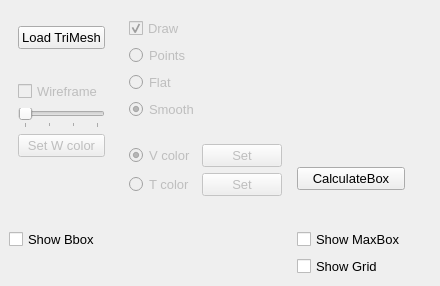
<?xml version="1.0" encoding="UTF-8"?>
<ui version="4.0">
 <class>Trimesh_manager</class>
 <widget class="QDockWidget" name="Trimesh_manager">
  <property name="geometry">
   <rect>
    <x>0</x>
    <y>0</y>
    <width>440</width>
    <height>286</height>
   </rect>
  </property>
  <property name="minimumSize">
   <size>
    <width>440</width>
    <height>286</height>
   </size>
  </property>
  <property name="maximumSize">
   <size>
    <width>524287</width>
    <height>286</height>
   </size>
  </property>
  <property name="font">
   <font>
    <pointsize>10</pointsize>
   </font>
  </property>
  <property name="windowTitle">
   <string>Triangle Mesh</string>
  </property>
  <widget class="QWidget" name="dockWidgetContents">
   <layout class="QGridLayout" name="gridLayout">
    <item row="0" column="6" rowspan="5">
     <spacer name="horizontalSpacer_2">
      <property name="orientation">
       <enum>Qt::Horizontal</enum>
      </property>
      <property name="sizeHint" stdset="0">
       <size>
        <width>40</width>
        <height>20</height>
       </size>
      </property>
     </spacer>
    </item>
    <item row="0" column="3">
     <widget class="QFrame" name="verticalFrame">
      <layout class="QVBoxLayout" name="verticalLayout_2">
       <item>
        <widget class="QPushButton" name="butLoadTrimesh">
         <property name="font">
          <font>
           <pointsize>10</pointsize>
          </font>
         </property>
         <property name="text">
          <string>Load TriMesh</string>
         </property>
        </widget>
       </item>
      </layout>
     </widget>
    </item>
    <item row="3" column="3">
     <widget class="QCheckBox" name="cbShowBBox">
      <property name="text">
       <string>Show Bbox</string>
      </property>
     </widget>
    </item>
    <item row="3" column="5">
     <widget class="QCheckBox" name="cbShowMaxBox">
      <property name="text">
       <string>Show MaxBox</string>
      </property>
     </widget>
    </item>
    <item row="4" column="5">
     <widget class="QCheckBox" name="cbShowGrid">
      <property name="text">
       <string>Show Grid</string>
      </property>
     </widget>
    </item>
    <item row="2" column="5">
     <widget class="QPushButton" name="butCalculateBox">
      <property name="text">
       <string>CalculateBox</string>
      </property>
     </widget>
    </item>
    <item row="1" column="3" rowspan="2">
     <widget class="QFrame" name="frame_3">
      <property name="frameShape">
       <enum>QFrame::NoFrame</enum>
      </property>
      <property name="frameShadow">
       <enum>QFrame::Raised</enum>
      </property>
      <layout class="QVBoxLayout" name="verticalLayout_3">
       <item>
        <widget class="QCheckBox" name="cbWireframe">
         <property name="enabled">
          <bool>false</bool>
         </property>
         <property name="text">
          <string>Wireframe</string>
         </property>
        </widget>
       </item>
       <item>
        <widget class="QSlider" name="hsWireframeWidth">
         <property name="enabled">
          <bool>false</bool>
         </property>
         <property name="minimum">
          <number>1</number>
         </property>
         <property name="maximum">
          <number>4</number>
         </property>
         <property name="tracking">
          <bool>false</bool>
         </property>
         <property name="orientation">
          <enum>Qt::Horizontal</enum>
         </property>
         <property name="tickPosition">
          <enum>QSlider::TicksBelow</enum>
         </property>
         <property name="tickInterval">
          <number>1</number>
         </property>
        </widget>
       </item>
       <item>
        <widget class="QPushButton" name="butSetWireframeColor">
         <property name="enabled">
          <bool>false</bool>
         </property>
         <property name="font">
          <font>
           <pointsize>10</pointsize>
          </font>
         </property>
         <property name="text">
          <string>Set W color</string>
         </property>
        </widget>
       </item>
       <item>
        <spacer name="verticalSpacer">
         <property name="orientation">
          <enum>Qt::Vertical</enum>
         </property>
         <property name="sizeHint" stdset="0">
          <size>
           <width>20</width>
           <height>40</height>
          </size>
         </property>
        </spacer>
       </item>
       <item>
        <spacer name="verticalSpacer_2">
         <property name="orientation">
          <enum>Qt::Vertical</enum>
         </property>
         <property name="sizeHint" stdset="0">
          <size>
           <width>20</width>
           <height>40</height>
          </size>
         </property>
        </spacer>
       </item>
      </layout>
     </widget>
    </item>
    <item row="2" column="4">
     <widget class="QFrame" name="frame_2">
      <layout class="QGridLayout" name="gridLayout_2">
       <item row="4" column="0" colspan="2">
        <spacer name="verticalSpacer_3">
         <property name="orientation">
          <enum>Qt::Vertical</enum>
         </property>
         <property name="sizeHint" stdset="0">
          <size>
           <width>20</width>
           <height>40</height>
          </size>
         </property>
        </spacer>
       </item>
       <item row="2" column="0">
        <widget class="QRadioButton" name="rbTriangleColor">
         <property name="enabled">
          <bool>false</bool>
         </property>
         <property name="font">
          <font>
           <pointsize>10</pointsize>
          </font>
         </property>
         <property name="text">
          <string>T color</string>
         </property>
        </widget>
       </item>
       <item row="0" column="0">
        <widget class="QRadioButton" name="rbVertexColor">
         <property name="enabled">
          <bool>false</bool>
         </property>
         <property name="font">
          <font>
           <pointsize>10</pointsize>
          </font>
         </property>
         <property name="text">
          <string>V color</string>
         </property>
         <property name="checked">
          <bool>true</bool>
         </property>
        </widget>
       </item>
       <item row="0" column="1">
        <widget class="QPushButton" name="butSetVColor">
         <property name="enabled">
          <bool>false</bool>
         </property>
         <property name="font">
          <font>
           <pointsize>10</pointsize>
          </font>
         </property>
         <property name="text">
          <string>Set</string>
         </property>
        </widget>
       </item>
       <item row="2" column="1">
        <widget class="QPushButton" name="butSetTcolor">
         <property name="enabled">
          <bool>false</bool>
         </property>
         <property name="font">
          <font>
           <pointsize>10</pointsize>
          </font>
         </property>
         <property name="text">
          <string>Set</string>
         </property>
        </widget>
       </item>
      </layout>
     </widget>
    </item>
    <item row="0" column="4" rowspan="2">
     <widget class="QFrame" name="frame">
      <layout class="QVBoxLayout" name="verticalLayout">
       <item>
        <widget class="QCheckBox" name="cbDrawTrimesh">
         <property name="enabled">
          <bool>false</bool>
         </property>
         <property name="text">
          <string>Draw</string>
         </property>
         <property name="checked">
          <bool>true</bool>
         </property>
        </widget>
       </item>
       <item>
        <widget class="QRadioButton" name="rbPoints">
         <property name="enabled">
          <bool>false</bool>
         </property>
         <property name="text">
          <string>Points</string>
         </property>
        </widget>
       </item>
       <item>
        <widget class="QRadioButton" name="rbFlat">
         <property name="enabled">
          <bool>false</bool>
         </property>
         <property name="text">
          <string>Flat</string>
         </property>
        </widget>
       </item>
       <item>
        <widget class="QRadioButton" name="rbSmooth">
         <property name="enabled">
          <bool>false</bool>
         </property>
         <property name="text">
          <string>Smooth</string>
         </property>
         <property name="checked">
          <bool>true</bool>
         </property>
        </widget>
       </item>
      </layout>
     </widget>
    </item>
   </layout>
  </widget>
 </widget>
 <resources/>
 <connections/>
</ui>
